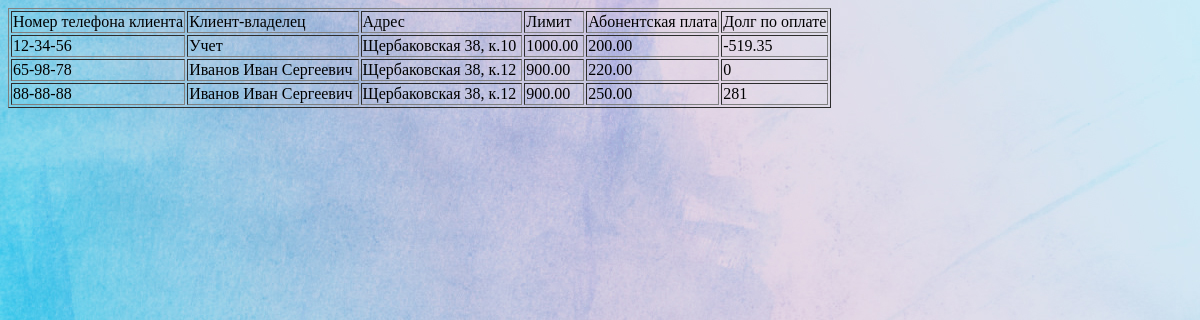
Page /ind_phone_table.php on the committed database.
### tables this page shows
CREATE TABLE `phone` (
  `customer_phone` varchar(10) NOT NULL,
  `customer_id` int(4) NOT NULL,
  `limit_value` decimal(10,2) NOT NULL,
  `phone_address` varchar(60) NOT NULL,
  `value` decimal(10,2) NOT NULL
);

CREATE TABLE `customer` (
  `customer_id` int(4) NOT NULL,
  `customer_type` tinyint(1) NOT NULL,
  `customer_fio` varchar(60) DEFAULT NULL,
  `customer_name` varchar(60) DEFAULT NULL,
  `customer_room` varchar(13) DEFAULT NULL,
  `chief` varchar(40) DEFAULT NULL
);

### ind_phone_table.php (the view, shortened to what this page needs)
<?php
include "ind1.php";
$p = mysqli_query($link, "select p.customer_phone, c.customer_fio, c.customer_name,p.limit_value,p.phone_address,p.value from phone p INNER JOIN customer c ON c.customer_id=p.customer_id;");
if($p)
{
  echo '<form name="feedback" action="" method="post">';
  echo "<table border=1>";
  echo "<tr><td>Номер телефона клиента</td><td>Клиент-владелец</td><td>Адрес</td><td>Лимит</td><td>Абонентская плата</td><td>Долг по оплате</td></tr>";
  while($c = mysqli_fetch_array($p))
  {
    $summ = mysqli_query($link, "select  sum(a.summa) FROM accruals a WHERE a.customer_phone='{$c['customer_phone']}';");
    while($s = mysqli_fetch_array($summ))
      $d= $s['sum(a.summa)'];
    $summ_p = mysqli_query($link, "select  sum(p.map_count) FROM payment p WHERE p.customer_phone='{$c['customer_phone']}';");
    while($s_p = mysqli_fetch_array($summ_p))
      $d=$d-$s_p['sum(p.map_count)'];
    if($c['customer_fio'])
    {
       echo "<tr><td>".$c['customer_phone']."&nbsp;</td><td>".$c['customer_fio']."&nbsp </td><td>".$c['phone_address']."&nbsp;</td><td>".$c['limit_value']."&nbsp;</td><td>".$c['value']."&nbsp;</td><td>".$d."&nbsp;</td></tr>";
    }
    else
    {
      echo "<tr><td>".$c['customer_phone']."&nbsp;</td><td>".$c['customer_name']."&nbsp </td><td>".$c['phone_address']."&nbsp;</td><td>".$c['limit_value']."&nbsp;</td><td>".$c['value']."&nbsp;</td><td>".$d."&nbsp;</td></tr>";
    }
  }
  echo "</table>";
}
else
{
  echo "<p><b>Error: ".mysqli_error($link)."</b><p>";
  exit();
}
?>
<!DOCTYPE html>
<html lang="en">
<head>
  <link rel="stylesheet" type="text/css" href="ind_css3.css">
</head>
<body>
</body>
</html>

### ind_css3.css (style rules this page uses)
body { background-image: url("ind_ph.jpg"); }

### rows in the picture
phone: customer_phone "12-34-56", customer.customer_name "Учет", phone_address "Щербаковская 38, к.10", limit_value "1000.00", value "200.00", d "-519.35"
phone: customer_phone "65-98-78", customer.customer_fio "Иванов Иван Сергеевич", phone_address "Щербаковская 38, к.12", limit_value "900.00", value "220.00", d "0"
phone: customer_phone "88-88-88", customer.customer_fio "Иванов Иван Сергеевич", phone_address "Щербаковская 38, к.12", limit_value "900.00", value "250.00", d "281"
